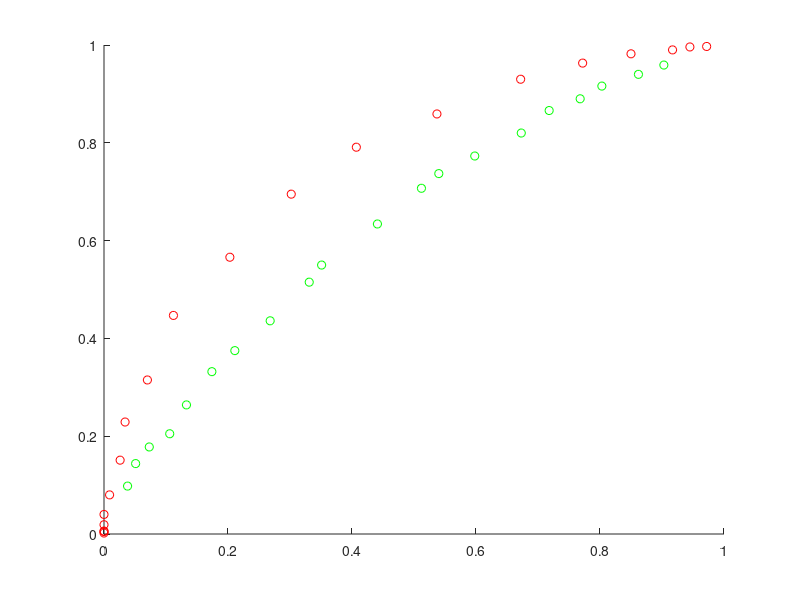

Write MATLAB code to recreate this figure. (Note: this script raises an error after producing the figure.)
N_trials = 1000;  %number of trials

run_simulation = true;
run_theoretical = true;
save_plot = true;
if ~run_simulation && ~run_theoretical
   fprintf("****ERROR: MUST TURN ON RUNNING SIMULATION AND/OR RUNNING THEORETICAL****\n")
   return
end
%%Simulation
%christopher kelton = i, o, e, e, o
deflection_ratio_colors = ["green", "blue", "red"];
if run_simulation
    % set up random seed & rng
    I = 256;
    O = 512;
    E = 64;
    seed = I + (2*O) + (2 * E);
    rnggnr = rng(seed, 'twister');
    
    deflection_ratios = [0.5, 1, 2];  % deflection ratios outlined by question in homework
    % want to keep m_input fixed, will just keep fixed at m = 1;
    % therefore, when we do our deflection ratios, we will be
    % varying the noise sigma (sigma_n)
    m = 1;
    number_of_gamma_ths = 20;
    % simulation_results will be stored as 
    % (each deflection_ratio, (Pf, Pd), (different gammas))
    simulation_results = zeros(length(deflection_ratios), 2, number_of_gamma_ths);
    
    for deflection_ratio_idx=1:length(deflection_ratios)   
       % determine gamma threshold for each change in deflection ratio
       % will simply be [deflection_ratio - 3, deflection_ratio + 3, number_of_gamma_ths]
       gamma_th_sim = linspace(deflection_ratios(deflection_ratio_idx)-3, deflection_ratios(deflection_ratio_idx)+3, number_of_gamma_ths);
       
       % deflection_ratio = m/std_n (std_n = sigma_n)
       % therefore, solve for sigma_n (different standard deviation for our
       % noise per deflection ratio)
       sigma_n = m / deflection_ratios(deflection_ratio_idx);
       for gamma_idx=1:length(gamma_th_sim)
           % get values for observations
           % observations
           % H_0: r = n
           % H_1: r = m + n

           n = sigma_n*randn(N_trials, 1);  % noise input with some variance sigma_n
           % H_0
           r_0 = n;
           false_alarms = sum(r_0 > gamma_th_sim(gamma_idx)) / N_trials;
           simulation_results(deflection_ratio_idx, 1, gamma_idx) = false_alarms;
           
           % H_1
           % want to use same random noise for r_1 for better simulation
           % comparison
           r_1 = m + n;
           detections = sum(r_1 > gamma_th_sim(gamma_idx)) / N_trials;
           simulation_results(deflection_ratio_idx, 2, gamma_idx) = detections;
       end
    end
    for idx=1:length(deflection_ratio_colors)
       scatter(squeeze(simulation_results(idx, 1, :)), squeeze(simulation_results(idx, 2, :)), deflection_ratio_colors(idx));
       hold on;
    end
end

%%Theoretical
if run_theoretical
    for d_idx=1:length(deflection_ratios)
        gamma_th = ((log(eta)/deflection_ratios(d_idx)) + (deflection_ratios(d_idx)/2));
        theoretical_false_alarms = (0.5)*erfc(gamma_th/sqrt(2));

        gamma_star_th = (gamma_th - deflection_ratios(d_idx))/sqrt(2);
        theoretical_detections = 0.5*erfc(gamma_star_th);

        plot(theoretical_false_alarms, theoretical_detections, deflection_ratio_colors(d_idx));
        hold on;
    end
    plot(linspace(0, 1), linspace(0, 1), '--');
end
title("ROC Curve")
xlabel("Pf");
ylabel("Pd");
legend('d=0.5', 'd=1', 'd=2');
legend('Location', 'southeast');
set(gcf, 'color', 'w');
if save_plot
	saveas(gcf, "ROC_Curve.png")
end